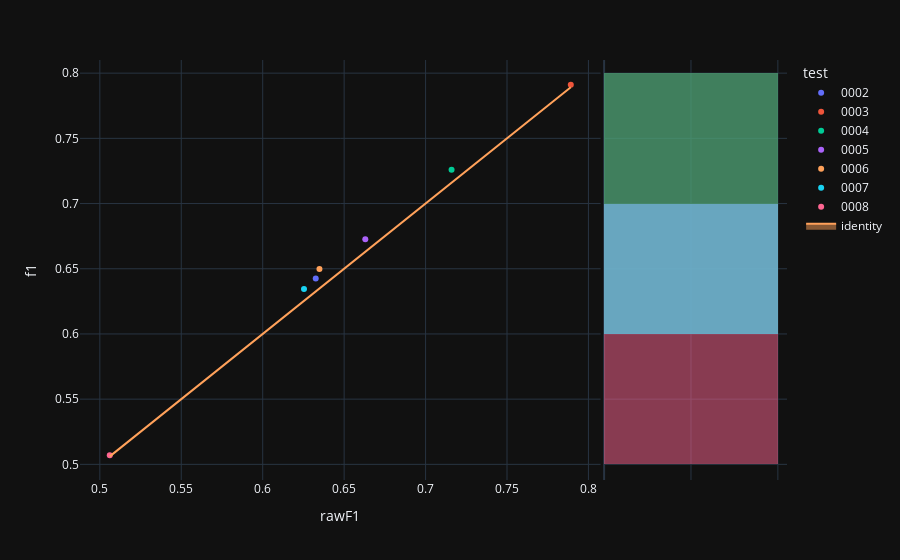

Here is the notebook cell this chart was saved with:
### Code cell
fig=px.scatter(experimentModels_N2,x='rawF1',y='f1',color='test',hover_name='modelId', marginal_y="histogram")
fig.add_trace(
    go.Scatter(x=experimentModels_N2['rawF1'], y=experimentModels_N2['rawF1'], name="identity", mode='lines',fill="toself")
)
fig.show()

### Figure 1 — Plotly figure (JSON) as saved in the notebook; plotly's stock layout.template omitted (floating-point values rounded to 4 significant figures)
{"data": [{"hovertemplate": "<b>%{hovertext}</b><br><br>test=0002<br>rawF1=%{x}<br>f1=%{y}<extra></extra>", "hovertext": ["a4659423-83e4-4da3-91b5-177fa8bc17fe"], "legendgroup": "0002", "marker": {"color": "#636efa", "symbol": "circle"}, "mode": "markers", "name": "0002", "orientation": "v", "showlegend": true, "x": [0.6326], "xaxis": "x", "y": [0.6425], "yaxis": "y", "type": "scatter"}, {"alignmentgroup": "True", "bingroup": "y", "hovertemplate": "test=0002<br>f1=%{y}<br>count=%{x}<extra></extra>", "legendgroup": "0002", "marker": {"color": "#636efa"}, "name": "0002", "offsetgroup": "0002", "opacity": 0.5, "showlegend": false, "xaxis": "x2", "y": [0.6425], "yaxis": "y2", "type": "histogram"}, {"hovertemplate": "<b>%{hovertext}</b><br><br>test=0003<br>rawF1=%{x}<br>f1=%{y}<extra></extra>", "hovertext": ["ad3be387-5be4-4e8e-b57d-072003b617d3"], "legendgroup": "0003", "marker": {"color": "#EF553B", "symbol": "circle"}, "mode": "markers", "name": "0003", "orientation": "v", "showlegend": true, "x": [0.7892], "xaxis": "x", "y": [0.7911], "yaxis": "y", "type": "scatter"}, {"alignmentgroup": "True", "bingroup": "y", "hovertemplate": "test=0003<br>f1=%{y}<br>count=%{x}<extra></extra>", "legendgroup": "0003", "marker": {"color": "#EF553B"}, "name": "0003", "offsetgroup": "0003", "opacity": 0.5, "showlegend": false, "xaxis": "x2", "y": [0.7911], "yaxis": "y2", "type": "histogram"}, {"hovertemplate": "<b>%{hovertext}</b><br><br>test=0004<br>rawF1=%{x}<br>f1=%{y}<extra></extra>", "hovertext": ["8bcbbc8b-b83e-4b97-8f7c-0dd0760680e7"], "legendgroup": "0004", "marker": {"color": "#00cc96", "symbol": "circle"}, "mode": "markers", "name": "0004", "orientation": "v", "showlegend": true, "x": [0.716], "xaxis": "x", "y": [0.7259], "yaxis": "y", "type": "scatter"}, {"alignmentgroup": "True", "bingroup": "y", "hovertemplate": "test=0004<br>f1=%{y}<br>count=%{x}<extra></extra>", "legendgroup": "0004", "marker": {"color": "#00cc96"}, "name": "0004", "offsetgroup": "0004", "opacity": 0.5, "showlegend": false, "xaxis": "x2", "y": [0.7259], "yaxis": "y2", "type": "histogram"}, {"hovertemplate": "<b>%{hovertext}</b><br><br>test=0005<br>rawF1=%{x}<br>f1=%{y}<extra></extra>", "hovertext": ["f88ed731-de3a-4c9a-90d5-04d1fcd93d45"], "legendgroup": "0005", "marker": {"color": "#ab63fa", "symbol": "circle"}, "mode": "markers", "name": "0005", "orientation": "v", "showlegend": true, "x": [0.663], "xaxis": "x", "y": [0.6726], "yaxis": "y", "type": "scatter"}, {"alignmentgroup": "True", "bingroup": "y", "hovertemplate": "test=0005<br>f1=%{y}<br>count=%{x}<extra></extra>", "legendgroup": "0005", "marker": {"color": "#ab63fa"}, "name": "0005", "offsetgroup": "0005", "opacity": 0.5, "showlegend": false, "xaxis": "x2", "y": [0.6726], "yaxis": "y2", "type": "histogram"}, {"hovertemplate": "<b>%{hovertext}</b><br><br>test=0006<br>rawF1=%{x}<br>f1=%{y}<extra></extra>", "hovertext": ["16a691da-d735-4ad2-953c-db2678980107"], "legendgroup": "0006", "marker": {"color": "#FFA15A", "symbol": "circle"}, "mode": "markers", "name": "0006", "orientation": "v", "showlegend": true, "x": [0.6348], "xaxis": "x", "y": [0.6498], "yaxis": "y", "type": "scatter"}, {"alignmentgroup": "True", "bingroup": "y", "hovertemplate": "test=0006<br>f1=%{y}<br>count=%{x}<extra></extra>", "legendgroup": "0006", "marker": {"color": "#FFA15A"}, "name": "0006", "offsetgroup": "0006", "opacity": 0.5, "showlegend": false, "xaxis": "x2", "y": [0.6498], "yaxis": "y2", "type": "histogram"}, {"hovertemplate": "<b>%{hovertext}</b><br><br>test=0007<br>rawF1=%{x}<br>f1=%{y}<extra></extra>", "hovertext": ["d91f41ff-0308-46df-9bcd-67d46f377777"], "legendgroup": "0007", "marker": {"color": "#19d3f3", "symbol": "circle"}, "mode": "markers", "name": "0007", "orientation": "v", "showlegend": true, "x": [0.6254], "xaxis": "x", "y": [0.6345], "yaxis": "y", "type": "scatter"}, {"alignmentgroup": "True", "bingroup": "y", "hovertemplate": "test=0007<br>f1=%{y}<br>count=%{x}<extra></extra>", "legendgroup": "0007", "marker": {"color": "#19d3f3"}, "name": "0007", "offsetgroup": "0007", "opacity": 0.5, "showlegend": false, "xaxis": "x2", "y": [0.6345], "yaxis": "y2", "type": "histogram"}, {"hovertemplate": "<b>%{hovertext}</b><br><br>test=0008<br>rawF1=%{x}<br>f1=%{y}<extra></extra>", "hovertext": ["a1eacac2-9e31-437a-9350-110d2ef2f1a5"], "legendgroup": "0008", "marker": {"color": "#FF6692", "symbol": "circle"}, "mode": "markers", "name": "0008", "orientation": "v", "showlegend": true, "x": [0.5061], "xaxis": "x", "y": [0.507], "yaxis": "y", "type": "scatter"}, {"alignmentgroup": "True", "bingroup": "y", "hovertemplate": "test=0008<br>f1=%{y}<br>count=%{x}<extra></extra>", "legendgroup": "0008", "marker": {"color": "#FF6692"}, "name": "0008", "offsetgroup": "0008", "opacity": 0.5, "showlegend": false, "xaxis": "x2", "y": [0.507], "yaxis": "y2", "type": "histogram"}, {"fill": "toself", "mode": "lines", "name": "identity", "x": [0.6326, 0.7892, 0.716, 0.663, 0.6348, 0.6254, 0.5061], "y": [0.6326, 0.7892, 0.716, 0.663, 0.6348, 0.6254, 0.5061], "type": "scatter"}], "layout": {"xaxis": {"anchor": "y", "domain": [0.0, 0.7363], "title": {"text": "rawF1"}}, "yaxis": {"anchor": "x", "domain": [0.0, 1.0], "title": {"text": "f1"}}, "xaxis2": {"anchor": "y2", "domain": [0.7413, 1.0], "matches": "x2", "showticklabels": false, "showline": false, "ticks": "", "showgrid": true}, "yaxis2": {"anchor": "x2", "domain": [0.0, 1.0], "matches": "y", "showticklabels": false, "showgrid": true}, "legend": {"title": {"text": "test"}, "tracegroupgap": 0}, "margin": {"t": 60}, "barmode": "overlay"}}
